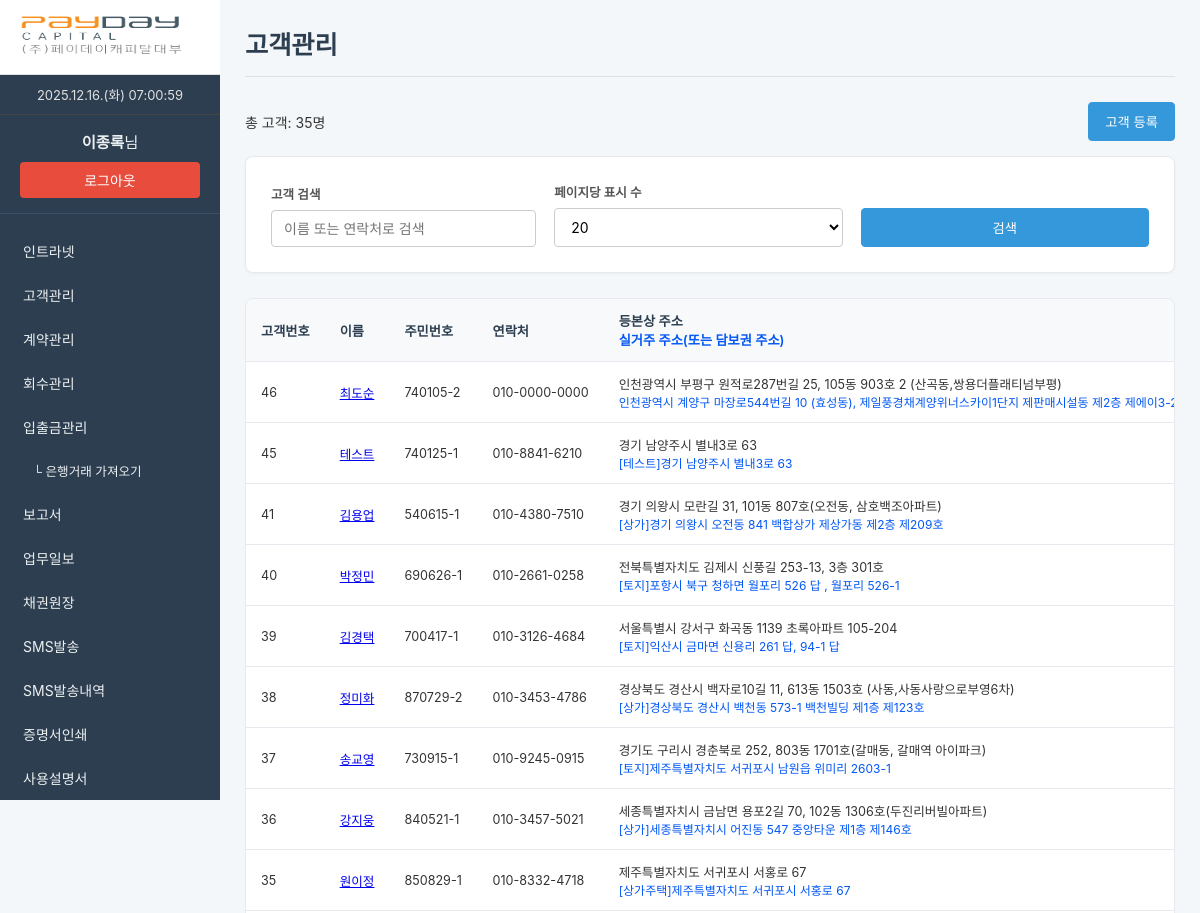
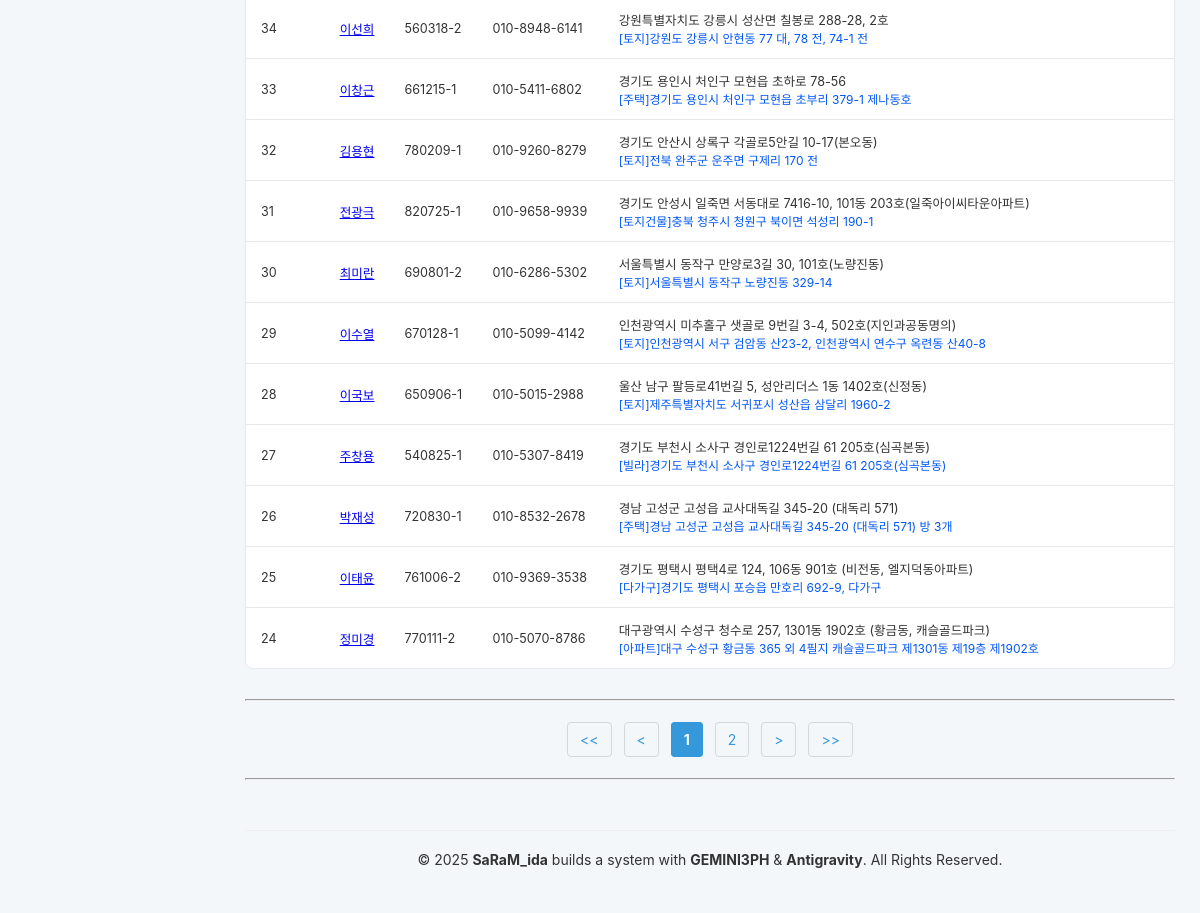
Screenshot of /pages/customer_manage.php (signed in) with the database file from the repository (2 pictures, top to bottom).
### tables this page shows
CREATE TABLE `customers` (
  `id` int(11) NOT NULL AUTO_INCREMENT,
  `name` varchar(100) NOT NULL,
  `resident_id_partial` varchar(8) DEFAULT NULL,
  `phone` varchar(20) NOT NULL,
  `address` varchar(255) DEFAULT NULL,
  `address_registered` varchar(255) DEFAULT NULL,
  `address_actual` varchar(255) DEFAULT NULL,
  `memo` text DEFAULT NULL,
  `created_at` datetime DEFAULT current_timestamp(),
  `application_source` varchar(255) DEFAULT NULL COMMENT '신청거래처',
  `requested_loan_amount` decimal(15,2) DEFAULT NULL COMMENT '대출신청금액',
  `loan_application_date` date DEFAULT NULL COMMENT '대출신청일',
  `manager` varchar(100) DEFAULT NULL COMMENT '담당자',
  `bank_name` varchar(50) DEFAULT NULL,
  `account_number` varchar(100) DEFAULT NULL,
  PRIMARY KEY (`id`),
  FULLTEXT KEY `ft_name_phone` (`name`,`phone`)
);

### process/customer_process.php (called while the page is built, shortened)
<?php
function getCustomers($link, $search_term = '', $page = 1, $limit = 20) {
    $page = max(1, (int)$page);
    $limit = max(1, (int)$limit);
    $offset = ($page - 1) * $limit;
    $params = [];
    $types = '';
    $where_clause = "";
    $count_sql = "SELECT COUNT(*) FROM customers" . $where_clause;
    $stmt_count = mysqli_prepare($link, $count_sql);
    mysqli_stmt_execute($stmt_count);
    $count_result = mysqli_stmt_get_result($stmt_count);
    $total_records = mysqli_fetch_row($count_result)[0];
    $sql = "SELECT * FROM customers" . $where_clause . " ORDER BY id DESC LIMIT ? OFFSET ?";
    $stmt = mysqli_prepare($link, $sql);
    $types .= 'ii';
    $params[] = $limit;
    $params[] = $offset;
    mysqli_stmt_bind_param($stmt, $types, ...$params);
    mysqli_stmt_execute($stmt);
    $result = mysqli_stmt_get_result($stmt);
    $data = mysqli_fetch_all($result, MYSQLI_ASSOC);
    return ['data' => $data, 'total' => $total_records];
}
?>

### pages/customer_manage.php (the view, shortened to what this page needs)
<?php
include('../process/customer_process.php');
include('header.php');
$search_term = isset($_GET['search']) ? $_GET['search'] : '';
$page = isset($_GET['page']) ? (int)$_GET['page'] : 1;
$limit = $_SESSION['customer_limit'];
$limit_options = [5, 10, 15, 20, 50, 100];
$limit = in_array($limit, $limit_options) ? $limit : 20;
$customer_data = getCustomers($link, $search_term, $page, $limit);
$customers = $customer_data['data'];
$total_records = $customer_data['total'];
$total_pages = ceil($total_records / $limit);
function format_phone_number($phone)
{
    $phone = preg_replace("/[^0-9]/", "", $phone);
    if (strlen($phone) == 11) return substr($phone, 0, 3) . '-' . substr($phone, 3, 4) . '-' . substr($phone, 7);
    return $phone;
}
?>
<h2>고객관리</h2>
<div style="margin-bottom: 15px; display: flex; justify-content: space-between; align-items: center;">
    <span>총 고객: <?php echo number_format($total_records); ?>명</span>
    <button type="button" class="btn btn-primary" onclick="toggleCustomerForm()">고객 등록</button>
</div>
<div class="search-form-container">
    <form action="customer_manage.php" method="get" class="search-form-flex">
        <div class="form-col" style="flex: 3;">
            <label>고객 검색</label>
            <input type="text" name="search" placeholder="이름 또는 연락처로 검색" value="<?php echo htmlspecialchars($search_term); ?>">
        </div>
        <div class="form-col">
            <label>페이지당 표시 수</label>
            <select name="limit" id="limit" onchange="this.form.submit()">
                <?php foreach ($limit_options as $opt): ?>
                    <option value="<?php echo $opt; ?>" <?php if ($limit == $opt) echo 'selected'; ?>><?php echo $opt; ?></option>
                <?php endforeach; ?>
            </select>
        </div>
        <div class="form-col">
            <button type="submit" class="btn btn-primary">검색</button>
        </div>
    </form>
</div>
<div class="table-container">
    <table>
        <thead>
            <tr>
                <th>고객번호</th>
                <th>이름</th>
                <th>주민번호</th>
                <th>연락처</th>
                <th>등본상 주소<br><span style="color: #0257f5ff;">실거주 주소(또는 담보권 주소)</span></th>
            </tr>
        </thead>
        <tbody>
            <?php foreach ($customers as $row) { ?>
                <tr>
                    <td><?php echo htmlspecialchars($row['id']); ?></td>
                    <td><a href="customer_detail.php?id=<?php echo $row['id']; ?>"><?php echo htmlspecialchars($row['name']); ?></a></td>
                    <td><?php echo htmlspecialchars($row['resident_id_partial']); ?></td>
                    <td><?php echo htmlspecialchars(format_phone_number($row['phone'])); ?></td>
                    <td><?php echo htmlspecialchars($row['address_registered']); ?><br><span style="color: #0257f5ff; font-size: 12px;"><?php echo htmlspecialchars($row['address_actual']); ?></span></td>
                </tr>
            <?php } ?>
        </tbody>
    </table>
</div>
<hr style="margin: 30px 0;">
<div class="pagination">
    <?php
    $range = 2;
    $query_params = $_GET;
    unset($query_params['page']);
    $query_string = http_build_query($query_params);
    echo "<a href='?page=1&$query_string'>&lt;&lt;</a> ";
    $prev_page = max(1, $page - 1);
    echo "<a href='?page=$prev_page&$query_string'>&lt;</a> ";
    for ($i = max(1, $page - $range); $i <= min($total_pages, $page + $range); $i++) {
        echo ($i == $page) ? "<strong>$i</strong> " : "<a href='?page=$i&$query_string'>$i</a> ";
    }
    $next_page = min($total_pages, $page + 1);
    echo "<a href='?page=$next_page&$query_string'>&gt;</a> ";
    echo "<a href='?page=$total_pages&$query_string'>&gt;&gt;</a>";
    ?>
</div>
<hr style="margin: 30px 0;">
<?php include 'footer.php'; ?>

### css/style.css (style rules this page uses)
* { box-sizing: border-box; margin: 0; padding: 0; }
body { font-family: -apple-system, BlinkMacSystemFont, "Segoe UI", Roboto, "Helvetica Neue", Arial, sans-serif; font-size: 14px; background-color: #f4f7f9; color: #333; -webkit-font-smoothing: antialiased; -moz-osx-font-smoothing: grayscale; }
h2 { font-size: 1.8em; color: #2c3e50; border-bottom: 1px solid #e0e0e0; padding-bottom: 15px; margin-bottom: 25px; }
.form-container, .search-form-container { background-color: #ffffff; padding: 25px; border-radius: 8px; border: 1px solid #e6e9ed; margin-bottom: 25px; box-shadow: 0 1px 3px rgba(0, 0, 0, 0.04); }
.search-form-flex { display: flex; flex-wrap: wrap; gap: 18px; align-items: flex-end; }
.form-col { display: flex; flex-direction: column; flex: 1 1 200px; }
.form-col label { margin-bottom: 7px; font-weight: 600; font-size: 0.9em; color: #555; }
.form-col input[type="text"], .form-col input[type="date"], .form-col input[type="number"], .form-col input[type="password"], .form-col select, .form-col textarea { padding: 9px 12px; border: 1px solid #ccc; border-radius: 4px; font-size: 1em; background-color: #fff; transition: border-color 0.2s, box-shadow 0.2s; font-family: inherit; }
.btn { padding: 9px 16px; border: 1px solid transparent; border-radius: 4px; cursor: pointer; text-decoration: none; font-size: 0.95em; font-weight: 500; text-align: center; display: inline-block; transition: all 0.2s ease-in-out; }
.btn-primary { background-color: #3498db; color: white; border-color: #3498db; }
.table-container { overflow-x: auto; background-color: #fff; border: 1px solid #e6e9ed; border-radius: 8px; }
table { width: 100%; border-collapse: collapse; }
.table-container table { font-size: 0.9em; }
table th, table td { border-bottom: 1px solid #e6e9ed; padding: 12px 15px; text-align: left; vertical-align: middle; white-space: nowrap; }
table th { background-color: #f8f9fa; font-weight: 600; color: #2c3e50; font-size: 1.05em; }
table tr:last-child td { border-bottom: none; }
.pagination { margin-top: 25px; text-align: center; }
.pagination a, .pagination strong { margin: 0 4px; padding: 8px 12px; text-decoration: none; border: 1px solid #d4d8dc; color: #3498db; border-radius: 4px; transition: all 0.2s; }
.pagination strong { background-color: #3498db; color: white; border-color: #3498db; }
.pagination { margin-top: auto; }
:root { --preview-padding: 30px; }

### rows the page displays
customers: id "46", name "최도순", resident_id_partial "740105-2", phone "010-0000-0000", address_registered "인천광역시 부평구 원적로287번길 25, 105동 903호 2 (산곡동,쌍용더플래티넘부평)", address_actual "인천광역시 계양구 마장로544번길 10 (효성동), 제일풍경채계양위너스카이1단지 제판매시설동 제2층…"
customers: id "45", name "테스트", resident_id_partial "740125-1", phone "010-8841-6210", address_registered "경기 남양주시 별내3로 63", address_actual "[테스트]경기 남양주시 별내3로 63"
customers: id "41", name "김용업", resident_id_partial "540615-1", phone "010-4380-7510", address_registered "경기 의왕시 모란길 31, 101동 807호(오전동, 삼호백조아파트)", address_actual "[상가]경기 의왕시 오전동 841 백합상가 제상가동 제2층 제209호"
customers: id "40", name "박정민", resident_id_partial "690626-1", phone "010-2661-0258", address_registered "전북특별자치도 김제시 신풍길 253-13, 3층 301호", address_actual "[토지]포항시 북구 청하면 월포리 526 답 , 월포리 526-1"
customers: id "39", name "김경택", resident_id_partial "700417-1", phone "010-3126-4684", address_registered "서울특별시 강서구 화곡동 1139 초록아파트 105-204", address_actual "[토지]익산시 금마면 신용리 261 답, 94-1 답"
customers: id "38", name "정미화", resident_id_partial "870729-2", phone "010-3453-4786", address_registered "경상북도 경산시 백자로10길 11, 613동 1503호 (사동,사동사랑으로부영6차)", address_actual "[상가]경상북도 경산시 백천동 573-1 백천빌딩 제1층 제123호"
customers: id "37", name "송교영", resident_id_partial "730915-1", phone "010-9245-0915", address_registered "경기도 구리시 경춘북로 252, 803동 1701호(갈매동, 갈매역 아이파크)", address_actual "[토지]제주특별자치도 서귀포시 남원읍 위미리 2603-1"
customers: id "36", name "강지웅", resident_id_partial "840521-1", phone "010-3457-5021", address_registered "세종특별자치시 금남면 용포2길 70, 102동 1306호(두진리버빌아파트)", address_actual "[상가]세종특별자치시 어진동 547 중앙타운 제1층 제146호"
customers: id "35", name "원이정", resident_id_partial "850829-1", phone "010-8332-4718", address_registered "제주특별자치도 서귀포시 서홍로 67", address_actual "[상가주택]제주특별자치도 서귀포시 서홍로 67"
customers: id "34", name "이선희", resident_id_partial "560318-2", phone "010-8948-6141", address_registered "강원특별자치도 강릉시 성산면 칠봉로 288-28, 2호", address_actual "[토지]강원도 강릉시 안현동 77 대, 78 전, 74-1 전"
customers: id "33", name "이창근", resident_id_partial "661215-1", phone "010-5411-6802", address_registered "경기도 용인시 처인구 모현읍 초하로 78-56", address_actual "[주택]경기도 용인시 처인구 모현읍 초부리 379-1 제나동호"
customers: id "32", name "김용현", resident_id_partial "780209-1", phone "010-9260-8279", address_registered "경기도 안산시 상록구 각골로5안길 10-17(본오동)", address_actual "[토지]전북 완주군 운주면 구제리 170 전"
customers: id "31", name "전광극", resident_id_partial "820725-1", phone "010-9658-9939", address_registered "경기도 안성시 일죽면 서동대로 7416-10, 101동 203호(일죽아이씨타운아파트)", address_actual "[토지건물]충북 청주시 청원구 북이면 석성리 190-1"
customers: id "30", name "최미란", resident_id_partial "690801-2", phone "010-6286-5302", address_registered "서울특별시 동작구 만양로3길 30, 101호(노량진동)", address_actual "[토지]서울특별시 동작구 노량진동 329-14"
customers: id "29", name "이수열", resident_id_partial "670128-1", phone "010-5099-4142", address_registered "인천광역시 미추홀구 샛골로 9번길 3-4, 502호(지인과공동명의)", address_actual "[토지]인천광역시 서구 검암동 산23-2, 인천광역시 연수구 옥련동 산40-8"
customers: id "28", name "이국보", resident_id_partial "650906-1", phone "010-5015-2988", address_registered "울산 남구 팔등로41번길 5, 성안리더스 1동 1402호(신정동)", address_actual "[토지]제주특별자치도 서귀포시 성산읍 삼달리 1960-2"
customers: id "27", name "주창용", resident_id_partial "540825-1", phone "010-5307-8419", address_registered "경기도 부천시 소사구 경인로1224번길 61 205호(심곡본동)", address_actual "[빌라]경기도 부천시 소사구 경인로1224번길 61 205호(심곡본동)"
customers: id "26", name "박재성", resident_id_partial "720830-1", phone "010-8532-2678", address_registered "경남 고성군 고성읍 교사대독길 345-20 (대독리 571)", address_actual "[주택]경남 고성군 고성읍 교사대독길 345-20 (대독리 571) 방 3개"
customers: id "25", name "이태윤", resident_id_partial "761006-2", phone "010-9369-3538", address_registered "경기도 평택시 평택4로 124, 106동 901호 (비전동, 엘지덕동아파트)", address_actual "[다가구]경기도 평택시 포승읍 만호리 692-9, 다가구"
customers: id "24", name "정미경", resident_id_partial "770111-2", phone "010-5070-8786", address_registered "대구광역시 수성구 청수로 257, 1301동 1902호 (황금동, 캐슬골드파크)", address_actual "[아파트]대구 수성구 황금동 365 외 4필지 캐슬골드파크 제1301동 제19층 제1902호"

### other values shown
$_SESSION["name"] "이종록"
$total_records "35"
form field limit "20"
